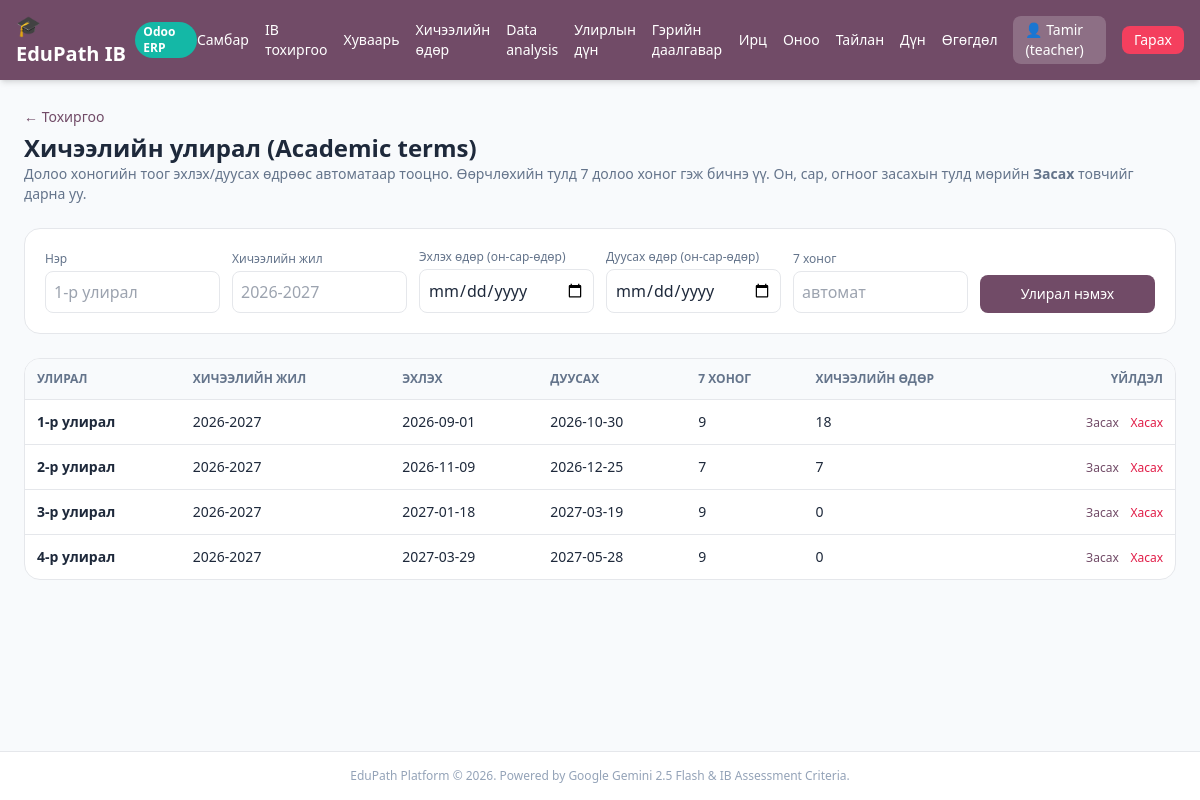
/teacher/setup/terms (signed in), run on the app's committed database.
### tables this page shows
CREATE TABLE users (
        id INTEGER PRIMARY KEY AUTOINCREMENT,
        username TEXT UNIQUE,
        password TEXT,
        role TEXT,
        gemini_api_key TEXT
    , deepseek_api_key TEXT, grade TEXT, name TEXT, surname TEXT, student_code TEXT, email TEXT, gender TEXT, phone TEXT, instagram TEXT, photo_path TEXT);

CREATE TABLE academic_terms (
        id INTEGER PRIMARY KEY AUTOINCREMENT,
        name TEXT NOT NULL,
        school_year TEXT NOT NULL,
        start_date TEXT NOT NULL,
        end_date TEXT NOT NULL,
        weeks INTEGER NOT NULL DEFAULT 6,
        is_active INTEGER NOT NULL DEFAULT 1,
        created_at INTEGER
    );

### app.py (the view)
@app.get("/teacher/setup/terms", response_class=HTMLResponse)
def teacher_terms_page(request: Request, user: dict = Depends(get_current_user),
                       db: sqlite3.Connection = Depends(get_db)):
    if not user or user["role"] != "teacher":
        return RedirectResponse("/login")
    rows = []
    for term in _all_terms(db):
        item = dict(term)
        item["sessions"] = db.execute(
            "SELECT COUNT(*) FROM lesson_sessions WHERE term_id = ?", (term["id"],)
        ).fetchone()[0]
        rows.append(item)
    return templates.TemplateResponse(
        request=request, name="teacher_terms.html",
        context={"user": user, "terms": rows},
    )

### templates/teacher_terms.html (shortened to what this page needs)
{% extends "base.html" %}
{% block content %}
<div class="space-y-6">
  <div>
    <a href="/teacher/setup" class="text-sm text-[#714B67] hover:underline">&larr; Тохиргоо</a>
    <h1 class="text-2xl font-black mt-1">Хичээлийн улирал (Academic terms)</h1>
    <p class="text-sm text-slate-500">Долоо хоногийн тоог эхлэх/дуусах өдрөөс автоматаар тооцно. Өөрчлөхийн тулд 7 долоо хоног гэж бичнэ үү. Он, сар, огноог засахын тулд мөрийн <b>Засах</b> товчийг дарна уу.</p>
  </div>
  <form method="POST" action="/teacher/setup/terms" class="bg-white p-5 rounded-2xl border grid grid-cols-2 md:grid-cols-6 gap-3 items-end">
    <div><label class="block text-xs text-slate-500 mb-1">Нэр</label><input name="name" placeholder="1-р улирал" required class="w-full px-2 py-2 border rounded-lg"></div>
    <div><label class="block text-xs text-slate-500 mb-1">Хичээлийн жил</label><input name="school_year" placeholder="2026-2027" class="w-full px-2 py-2 border rounded-lg"></div>
    <div><label class="block text-xs text-slate-500 mb-1">Эхлэх өдөр (он-сар-өдөр)</label><input type="date" name="start_date" required class="w-full px-2 py-2 border rounded-lg"></div>
    <div><label class="block text-xs text-slate-500 mb-1">Дуусах өдөр (он-сар-өдөр)</label><input type="date" name="end_date" required class="w-full px-2 py-2 border rounded-lg"></div>
    <div><label class="block text-xs text-slate-500 mb-1">7 хоног</label><input name="weeks" placeholder="автомат" class="w-full px-2 py-2 border rounded-lg"></div>
    <button class="bg-[#714B67] text-white px-4 py-2 rounded-lg text-sm h-[38px]">Улирал нэмэх</button>
  </form>
  <div class="bg-white rounded-2xl border overflow-x-auto">
    <table class="w-full text-sm">
      <thead class="bg-slate-50 text-slate-500 text-xs uppercase">
        <tr><th class="p-3 text-left">Улирал</th><th class="p-3 text-left">Хичээлийн жил</th><th class="p-3 text-left">Эхлэх</th><th class="p-3 text-left">Дуусах</th><th class="p-3 text-left">7 хоног</th><th class="p-3 text-left">Хичээлийн өдөр</th><th class="p-3 text-right">Үйлдэл</th></tr>
      </thead>
      <tbody>
        {% for t in terms %}
        <tr class="border-t">
          <td class="p-3 font-bold">
            <span class="inline-view-only">{{ t.name }}</span>
          </td>
          <td class="p-3">
            <span class="inline-view-only">{{ t.school_year }}</span>
          </td>
          <td class="p-3">
            <span class="inline-view-only">{{ t.start_date }}</span>
          </td>
          <td class="p-3">
            <span class="inline-view-only">{{ t.end_date }}</span>
          </td>
          <td class="p-3">
            <span class="inline-view-only">{{ t.weeks }}</span>
          </td>
          <td class="p-3">{{ t.sessions }}</td>
          <td class="p-3 text-right whitespace-nowrap">
            <span class="inline-view-only">
              <button type="button" onclick="editRow(this)" class="text-[#714B67] hover:underline text-xs">Засах</button>
              <form method="POST" action="/teacher/setup/terms/{{ t.id }}/delete" onsubmit="return confirm('{{ t.name }}-ийг хасах уу? Бүх оноо устах болно.')" class="inline">
                <button class="text-rose-600 hover:underline text-xs ml-2">Хасах</button>
              </form>
            </span>
          </td>
        </tr>
        {% endfor %}
      </tbody>
    </table>
  </div>
</div>
{% endblock %}

### templates/base.html (shortened to what this page needs)
<!DOCTYPE html>
<html lang="mn">
<head>
  <script src="https://cdn.tailwindcss.com"></script>
</head>
<body class="bg-slate-50 text-slate-800 min-h-screen flex flex-col">
  <nav class="bg-[#714B67] text-white shadow-md">
    <div class="max-w-7xl mx-auto px-4 py-3 flex justify-between items-center">
      <a href="/" class="flex items-center space-x-2 font-bold text-xl">
        <span>🎓 EduPath IB</span>
        <span class="text-xs bg-teal-500 text-white px-2 py-0.5 rounded-full">Odoo ERP</span>
      </a>
      <div class="flex items-center space-x-4 text-sm">
        {% if user %}
          {% if user.role == 'teacher' %}
            <a href="/teacher" class="hover:underline">Самбар</a>
            <a href="/teacher/setup" class="hover:underline">IB тохиргоо</a>
            <a href="/teacher/timetable" class="hover:underline">Хуваарь</a>
            <a href="/teacher/sessions" class="hover:underline">Хичээлийн өдөр</a>
            <a href="/teacher/data-analysis" class="hover:underline">Data analysis</a>
            <a href="/teacher/term-grades" class="hover:underline">Улирлын дүн</a>
            <a href="/teacher/homework" class="hover:underline">Гэрийн даалгавар</a>
            <a href="/teacher/attendance" class="hover:underline">Ирц</a>
            <a href="/teacher/scoring" class="hover:underline">Оноо</a>
            <a href="/teacher/reports" class="hover:underline">Тайлан</a>
            <a href="/scores" class="hover:underline">Дүн</a>
            <a href="/teacher/data-transfer" class="hover:underline">Өгөгдөл</a>
          {% else %}
            <a href="/student" class="hover:underline">Самбар</a>
            <a href="/student/data-analysis" class="hover:underline">Data analysis</a>
            <a href="/student/term-grades" class="hover:underline">Улирлын дүн</a>
            <a href="/student/report" class="hover:underline">Миний тайлан</a>
          {% endif %}
          <span class="bg-white/20 px-3 py-1 rounded-lg">👤 {{ user.name or user.username }} ({{ user.role }})</span>
          <a href="/logout" class="bg-rose-500 hover:bg-rose-600 px-3 py-1 rounded-lg transition">Гарах</a>
        {% endif %}
      </div>
    </div>
  </nav>
  <main class="flex-1 max-w-7xl w-full mx-auto p-6">
    {% block content %}{% endblock %}
  </main>
  <footer class="text-center py-4 text-xs text-slate-400 border-t bg-white">
    EduPath Platform &copy; 2026. Powered by Google Gemini 2.5 Flash & IB Assessment Criteria.
  </footer>
</body>
</html>

### data on the page
users: username "Tamir", role "teacher"
academic_terms: name "1-р улирал", school_year "2026-2027", start_date "2026-09-01", end_date "2026-10-30", weeks "9", sessions "18"
academic_terms: name "2-р улирал", school_year "2026-2027", start_date "2026-11-09", end_date "2026-12-25", weeks "7", sessions "7"
academic_terms: name "3-р улирал", school_year "2026-2027", start_date "2027-01-18", end_date "2027-03-19", weeks "9", sessions "0"
academic_terms: name "4-р улирал", school_year "2026-2027", start_date "2027-03-29", end_date "2027-05-28", weeks "9", sessions "0"
